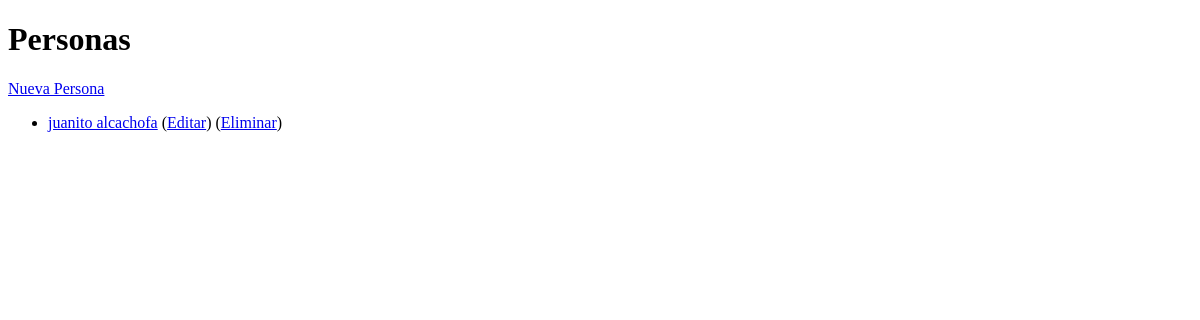
Before: / with the older database file.
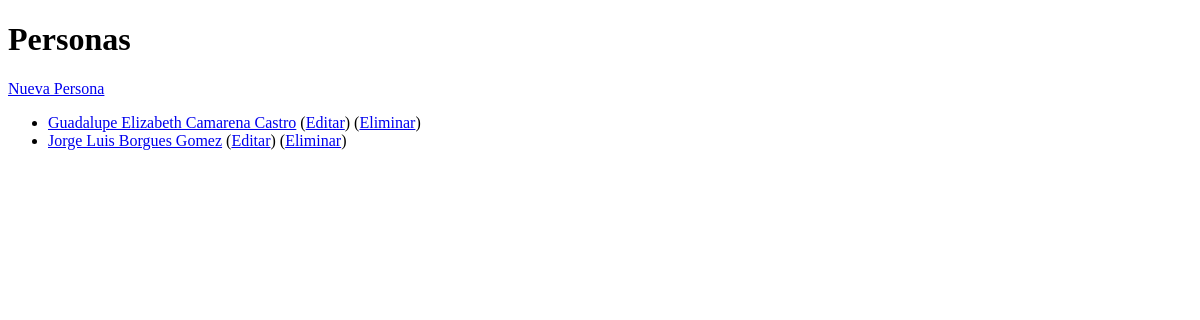
After: the same page with the newer database file.
### expedientes/models.py (models this page shows, shortened)
class Persona(models.Model):
    nombre = models.CharField(max_length=200)
    descripcion = models.TextField(blank=True)

### expedientes/views.py (the view)
# urls.py: path('', views.lista_personas, name='lista_personas'),
def lista_personas(request):
    personas = Persona.objects.all()
    return render(request, 'expedientes/lista_personas.html', {'personas': personas})

### expedientes/templates/expedientes/lista_personas.html (shortened to what this page needs)
<!DOCTYPE html>
<html>
<head>
</head>
<body>
    <h1>Personas</h1>
    <a href="{% url 'nueva_persona' %}">Nueva Persona</a>
    <ul>
        {% for persona in personas %}
            <li>
                <a href="{% url 'detalle_persona' persona.id %}">{{ persona.nombre }}</a>
                (<a href="{% url 'editar_persona' persona.id %}">Editar</a>)
                (<a href="{% url 'borrar_persona' persona.id %}">Eliminar</a>)
            </li>
        {% empty %}
            <li>No hay personas registradas.</li>
        {% endfor %}
    </ul>
</body>
</html>

Changed rows visible on the page:
removed Persona: nombre "juanito alcachofa"
added Persona: nombre "Guadalupe Elizabeth Camarena Castro"
added Persona: nombre "Jorge Luis Borgues Gomez"
